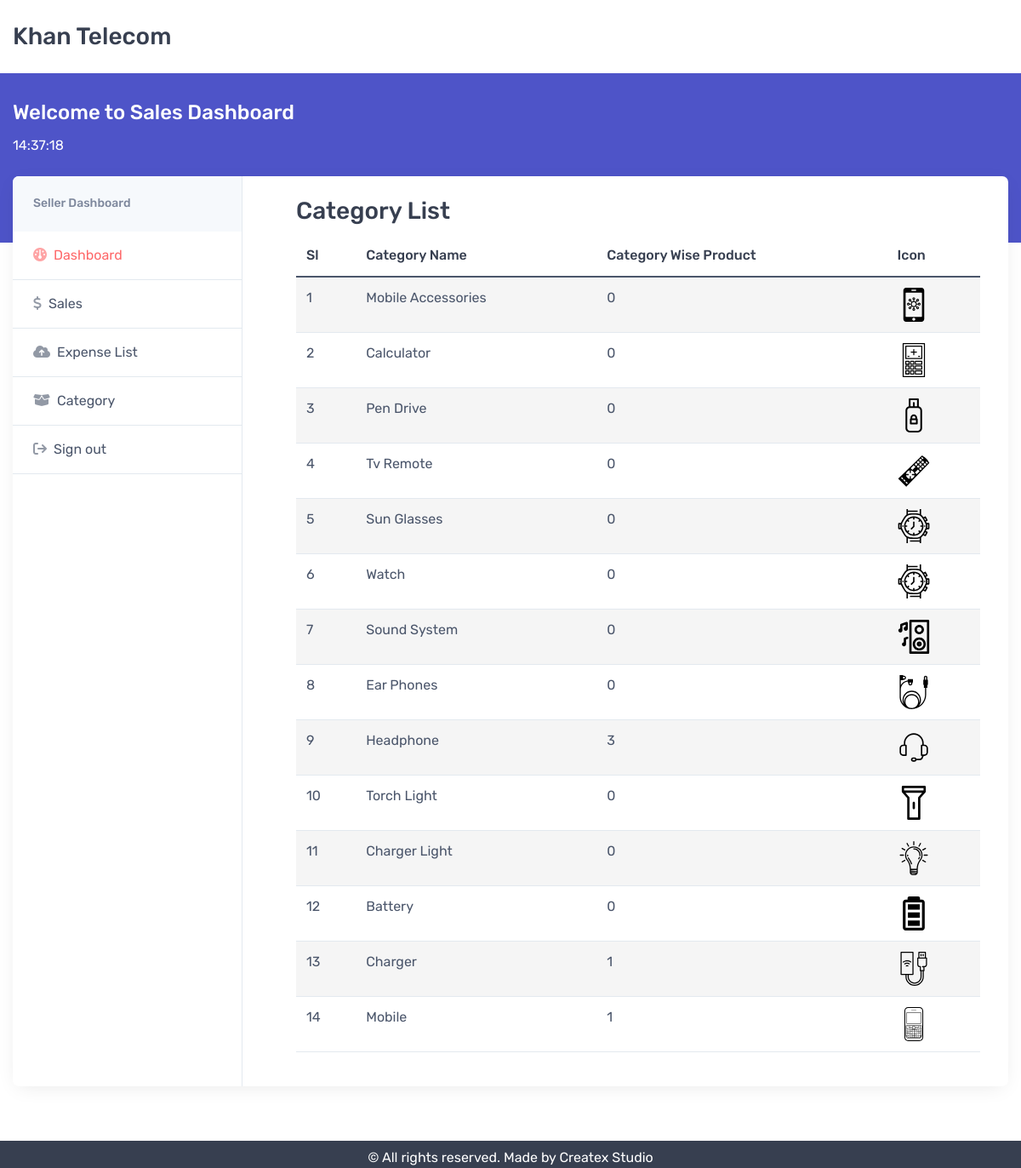
/dashboard/categories, run on the app's committed database.
### shop/models.py (models this page shows, shortened)
class Category(models.Model):
    name = models.CharField(max_length=100)
    icon = models.FileField(upload_to="CategoryImages", default="default.svg")
    class Meta:
        verbose_name_plural = "Category"
    def get_product_count(self):
        products = Products.objects.filter(category=self)
        return products.count()

### superadmin/views.py (the view)
# urls.py: path('categories',views.CategoryView,name='category'),
def CategoryView(request):
    category = Category.objects.all().order_by("-id")
    context = {
        'category': category,
    }
    return render(request, 'dashboard/category.html', context)

### templates/dashboard/category.html (shortened to what this page needs)
{% extends 'dashboard/base.html' %}
{% load crispy_forms_tags %}
{% load static %}
{% block dashboard %}
    <section class="col-lg-9 py-4" style="padding: 0px 4%;">
    <h3>Category List</h3>
    <div class="table-responsive">
        <table id="example" class="table table-striped" width="100%">
    <thead>
        <tr>
            <th>Sl</th>
            <th>Category Name</th>
            <th>Category Wise Product</th>
            <th>Icon</th>
        </tr>
    </thead>
    <tbody>
    {% for category in category %}
     <tr>
            <td>{{ forloop.counter }}</td>
            <td>{{ category.name }}</td>
            <td>{{ category.get_product_count }}</td>
            <td><img src="{{ category.icon.url  }}" width="40" height="40" alt="icon"></td>
     </tr>
    {% endfor %}
    </tbody>
</table>
    </div>
    </section>
{% endblock %}

### data on the page
Category: name "Mobile Accessories", get_product_count "0", icon (picture)
Category: name "Calculator", get_product_count "0", icon (picture)
Category: name "Pen Drive", get_product_count "0", icon (picture)
Category: name "Tv Remote", get_product_count "0", icon (picture)
Category: name "Sun Glasses", get_product_count "0", icon (picture)
Category: name "Watch", get_product_count "0", icon (picture)
Category: name "Sound System", get_product_count "0", icon (picture)
Category: name "Ear Phones", get_product_count "0", icon (picture)
Category: name "Headphone", get_product_count "3", icon (picture)
Category: name "Torch Light", get_product_count "0", icon (picture)
Category: name "Charger Light", get_product_count "0", icon (picture)
Category: name "Battery", get_product_count "0", icon (picture)
Category: name "Charger", get_product_count "1", icon (picture)
Category: name "Mobile", get_product_count "1", icon (picture)
